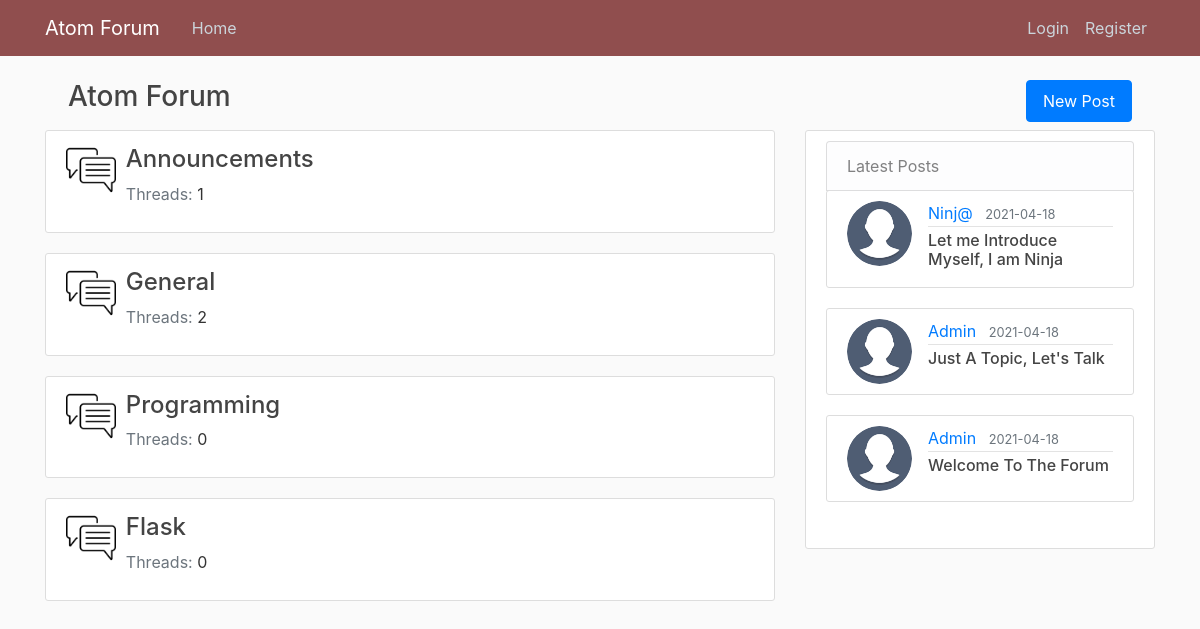
The page /home on the database its author committed.
### app/models.py (models this page shows, shortened)
class Category(db.Model):
    id = db.Column(db.Integer, primary_key=True)
    category = db.Column(db.String(100), nullable=False)
    post= db.relationship('Post', backref='category', lazy=True)

class Post(db.Model):
    id = db.Column(db.Integer, primary_key=True)
    title = db.Column(db.String(100), nullable=False)
    date_posted = db.Column(db.DateTime, nullable=False, default=datetime.utcnow)
    content = db.Column(db.Text, nullable=False)
    user_id = db.Column(db.Integer, db.ForeignKey('user.id'), nullable=False)
    comments=  db.relationship('Comment', backref='thread', lazy=True)
    category_id = db.Column(db.Integer, db.ForeignKey('category.id'), nullable=False)

class User(db.Model, UserMixin):
    id = db.Column(db.Integer, primary_key=True)
    username = db.Column(db.String(20), unique=True, nullable=False)
    email = db.Column(db.String(120), unique=True, nullable=False)
    password = db.Column(db.String(120), nullable=False)
    image_file = db.Column(db.String(20), nullable=False, default='default.jpg')
    posts=  db.relationship('Post', backref='author', lazy=True)
    comments=  db.relationship('Comment', backref='authorCom', lazy=True)

### app/main/routes.py (the view)
@main.route("/")
@main.route("/home")
def home():
    latestPosts = Post.query.order_by(Post.date_posted.desc()).limit(5).all()
    categories = Category.query.all()
    finalCat = []
    for category in categories:
        posts = Post.query.filter_by(category=category).all()
        newCat = {
            'id':category.id,
            'category':category.category,
            'threads':len(posts)
        }
        finalCat.append(newCat)
    return render_template('home.html', posts=posts,categories=finalCat,latestPosts=latestPosts)

### app/templates/home.html (shortened to what this page needs)
{% extends "layout.html" %}
{% block content %}
    {% for category in categories %}
        <article class="media content-section">
          <div class="media-body">
            <div class='row mt-1'>
              <div class='col-md-1 '>
                <img class="" width='50px' height='50px' src="{{ url_for('static', filename='icons/chat.png') }}">
              </div>
              <div class='col-md-8'>
                <h4 ><a class="article-title" href="{{url_for('posts.filter_posts',category=category.id)}}">{{ category.category }}</a></h4>
                <p><span class='text-muted'>Threads:</span> {{category.threads}}</p>
              </div>
            </div>
          </div>
        </article>
    {% endfor %}
{% endblock content %}
{% block sidebar %}
  <div class="content-section">
      <ul class="list-group">
        <li class="list-group-item list-group-item-light">Latest Posts</li>
        {% for post in latestPosts %}
          <article class="media content-section">
            <img class="rounded-circle article-img" src="{{ url_for('static', filename='profile_pics/' + post.author.image_file) }}">
            <div class="media-body">
              <div class="article-metadata">
                <a class="mr-2" href="{{ url_for('users.account_user', userid=post.author.id) }}">{{ post.author.username }}</a>
                <small class="text-muted">{{ post.date_posted.strftime('%Y-%m-%d') }}</small>
              </div>
              <h6><a class="article-title" href="{{ url_for('posts.post', post_id=post.id) }}">{{ post.title }}</a></hr6>
            </div>
          </article>
        {% endfor %}
      </ul>
  </div>
{% endblock sidebar %}
{% block toprow %}
<div class='col-8'>
  <h3>Atom Forum</h3>
</div>
<div class='col-4'>
  <a class="nav-item nav-link float-right btn btn-primary" href="{{ url_for('posts.new_post') }}">New Post</a>
</div>
{% endblock %}

### app/static/style/main.css (style rules this page uses)
body { background: #fafafa; color: #333333; margin-top: 5rem; }
h1, h2, h3, h4, h5, h6 { color: #444444; }
.content-section { background: #ffffff; padding: 10px 20px; border: 1px solid #dddddd; border-radius: 3px; margin-bottom: 20px; }
.article-title { color: #444444; }
.article-img { height: 65px; width: 65px; margin-right: 16px; }
.article-metadata { padding-bottom: 1px; margin-bottom: 4px; border-bottom: 1px solid #e3e3e3 }
ul { list-style-type: none; margin: 0; padding: 0; overflow: hidden; }
li { float: left; }

### rows shown on the page
Category: category "Announcements", threads "1"
Category: category "General", threads "2"
Category: category "Programming", threads "0"
Category: category "Flask", threads "0"
Post: image_file (placeholder picture), author.username "Ninj@", date_posted "2021-04-18", title "Let me Introduce Myself, I am Ninja"
Post: image_file (picture), author.username "Admin", date_posted "2021-04-18", title "Just A Topic, Let's Talk"
Post: image_file (picture), author.username "Admin", date_posted "2021-04-18", title "Welcome To The Forum"
